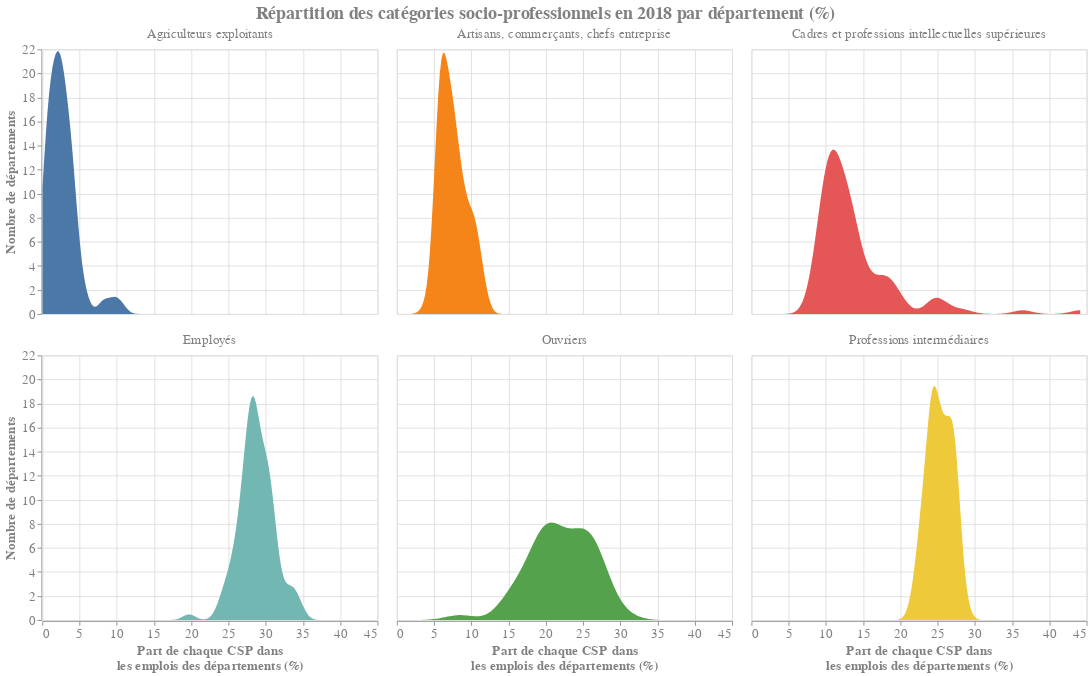

Notebook code cell kept with this figure:
### Markdown cell above
<h2> <i class="fa-solid fa-magnifying-glass-chart" style="color: #94bc14"></i> Décrire la forme de la série statistique à l'aide de graphiques</h2>

### Code cell
alt.Chart(csp_fr, width=380, height=300).transform_density(
    "OBS_VALUE_p",
    groupby=["CS1_6_label"],
    as_=["OBS_VALUE_p", "value"],
    counts=True,
).mark_area().encode(
    x=alt.X(
        "OBS_VALUE_p:Q",
        title=["Part de chaque CSP dans", "les emplois des départements (%)"],
    ),
    y=alt.Y("value:Q", title="Nombre de départements"),
    color=alt.Color("CS1_6_label:N", legend=None),
).facet(
    facet=alt.Facet(
        "CS1_6_label:N",
        title=None,
        header=alt.Header(labelFontSize=15, labelColor="grey"),
    ),
    columns=3,
    title="Répartition des catégories socio-professionnels en 2018 par département (%)",
).configure_title(
    fontSize=20, offset=5, orient="top", anchor="middle", color="gray"
).configure_axis(
    labelFontSize=15,
    titleFontSize=15,
    labelColor="gray",
    titleColor="gray",
)

### Figure 1 — Vega-Lite specification as saved in the notebook (floating-point values rounded to 4 significant figures; data arrays with more than 128 entries replaced by an {"elided": "..."} marker saying what was removed)
{"config": {"view": {"continuousWidth": 300, "continuousHeight": 300}, "axis": {"labelColor": "gray", "labelFontSize": 15, "titleColor": "gray", "titleFontSize": 15}, "title": {"anchor": "middle", "color": "gray", "fontSize": 20, "offset": 5, "orient": "top"}}, "data": {"name": "data-e57fc88ee9d4b7c346688f917e166e12"}, "facet": {"field": "CS1_6_label", "header": {"labelColor": "grey", "labelFontSize": 15}, "title": null, "type": "nominal"}, "spec": {"mark": {"type": "area"}, "encoding": {"color": {"field": "CS1_6_label", "legend": null, "type": "nominal"}, "x": {"field": "OBS_VALUE_p", "title": ["Part de chaque CSP dans", "les emplois des départements (%)"], "type": "quantitative"}, "y": {"field": "value", "title": "Nombre de départements", "type": "quantitative"}}, "height": 300, "transform": [{"density": "OBS_VALUE_p", "counts": true, "groupby": ["CS1_6_label"], "as": ["OBS_VALUE_p", "value"]}], "width": 380}, "columns": 3, "title": "Répartition des catégories socio-professionnels en 2018 par département (%)", "$schema": "https://vega.github.io/schema/vega-lite/v5.20.1.json", "datasets": {"data-e57fc88ee9d4b7c346688f917e166e12": {"elided": "600 records"}}}
